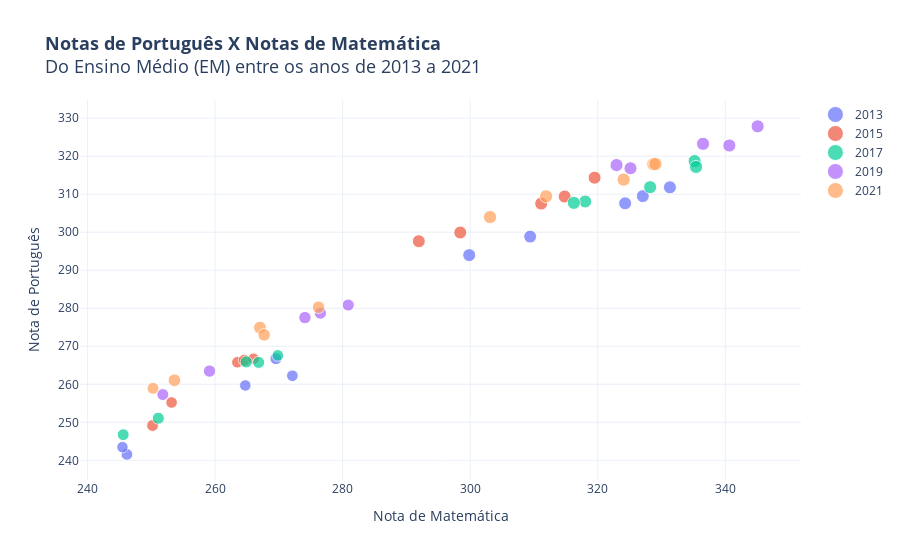

Notebook code for this chart:
### Code cell
# Create the scatter plot
fig = go.Figure()

anos = [2013, 2015, 2017, 2019, 2021]

for ano in anos:
    fig.add_trace(go.Scatter(
        x=ideb_notas_aprovacao[ideb_notas_aprovacao['ano'] == ano]["nota_saeb_matematica"],
        y=ideb_notas_aprovacao[ideb_notas_aprovacao['ano'] == ano]["nota_saeb_lingua_portuguesa"],
        mode='markers',
        name=f'{ano}',
        marker_size=ideb_notas_aprovacao[ideb_notas_aprovacao['ano'] == ano]['taxa_aprovacao'],
        hovertemplate="<b>Nota de Matemática: %{x}<br>Nota de Português: %{y}<br>Taxa de Aprovação: %{marker.size:.2f}"
    ))

fig.update_traces(mode='markers', marker=dict(sizemode='area',
                                              sizeref=2.*max(ideb_notas_aprovacao['ano'])/(60**2)))

# Customize the layout
fig.update_layout(
    title="<b>Notas de Português X Notas de Matemática</b><br>Do Ensino Médio (EM) entre os anos de 2013 a 2021",
    title_font=dict(size=18),
    xaxis_title="Nota de Matemática",
    yaxis_title="Nota de Português",
    template="plotly_white"
)

# Show the graph
fig.show()

### Figure 1 — Plotly figure (JSON) as saved in the notebook; plotly's stock layout.template omitted (floating-point values rounded to 4 significant figures)
{"data": [{"hovertemplate": "<b>Nota de Matemática: %{x}<br>Nota de Português: %{y}<br>Taxa de Aprovação: %{marker.size:.2f}", "marker": {"size": [74.6, 94.3, 77.5, 93.4, 73.7, 94.2, 80.6, 93.7, 76.3, 94.6], "sizemode": "area", "sizeref": 1.123}, "mode": "markers", "name": "2013", "type": "scatter", "x": [264.8, 324.3, 246.2, 309.4, 245.5, 299.9, 269.6, 327.1, 272.1, 331.3], "y": [259.7, 307.6, 241.6, 298.9, 243.5, 294.0, 266.7, 309.5, 262.2, 311.8]}, {"hovertemplate": "<b>Nota de Matemática: %{x}<br>Nota de Português: %{y}<br>Taxa de Aprovação: %{marker.size:.2f}", "marker": {"size": [76.1, 95, 78.7, 93.9, 75.5, 94.4, 83.1, 94.5, 76.4, 95], "sizemode": "area", "sizeref": 1.123}, "mode": "markers", "name": "2015", "type": "scatter", "x": [263.5, 311.1, 250.2, 298.4, 253.2, 291.9, 264.6, 314.8, 266.0, 319.5], "y": [265.8, 307.6, 249.2, 299.9, 255.2, 297.6, 266.3, 309.4, 266.7, 314.4]}, {"hovertemplate": "<b>Nota de Matemática: %{x}<br>Nota de Português: %{y}<br>Taxa de Aprovação: %{marker.size:.2f}", "marker": {"size": [81.5, 95.8, 81.6, 95, 78.7, 95.8, 83, 95.9, 76.3, 96.1], "sizemode": "area", "sizeref": 1.123}, "mode": "markers", "name": "2017", "type": "scatter", "x": [266.9, 328.2, 251.1, 318.1, 245.6, 316.3, 264.9, 335.2, 269.9, 335.4], "y": [265.8, 311.9, 251.1, 308.1, 246.7, 307.7, 265.9, 318.7, 267.6, 317.2]}, {"hovertemplate": "<b>Nota de Matemática: %{x}<br>Nota de Português: %{y}<br>Taxa de Aprovação: %{marker.size:.2f}", "marker": {"size": [83.1, 96.6, 85.3, 95.6, 80.2, 96.5, 86.4, 96.6, 81.8, 96.6], "sizemode": "area", "sizeref": 1.123}, "mode": "markers", "name": "2019", "type": "scatter", "x": [276.5, 340.6, 259.1, 325.1, 251.8, 322.9, 274.1, 336.5, 280.9, 345.1], "y": [278.7, 322.8, 263.5, 316.8, 257.3, 317.7, 277.6, 323.3, 280.9, 327.9]}, {"hovertemplate": "<b>Nota de Matemática: %{x}<br>Nota de Português: %{y}<br>Taxa de Aprovação: %{marker.size:.2f}", "marker": {"size": [98.1, 80.8, 98.1, 90.5, 98.7, 92.9, 98.3, 88.2, 98.6, 88.4], "sizemode": "area", "sizeref": 1.123}, "mode": "markers", "name": "2021", "type": "scatter", "x": [303.1, 250.3, 311.9, 253.6, 328.7, 267.0, 329.0, 276.2, 324.1, 267.7], "y": [304.0, 258.9, 309.4, 261.1, 317.9, 274.9, 318.0, 280.3, 313.9, 273]}], "layout": {"title": {"font": {"size": 18}, "text": "<b>Notas de Português X Notas de Matemática</b><br>Do Ensino Médio (EM) entre os anos de 2013 a 2021"}, "xaxis": {"title": {"text": "Nota de Matemática"}}, "yaxis": {"title": {"text": "Nota de Português"}}}}
